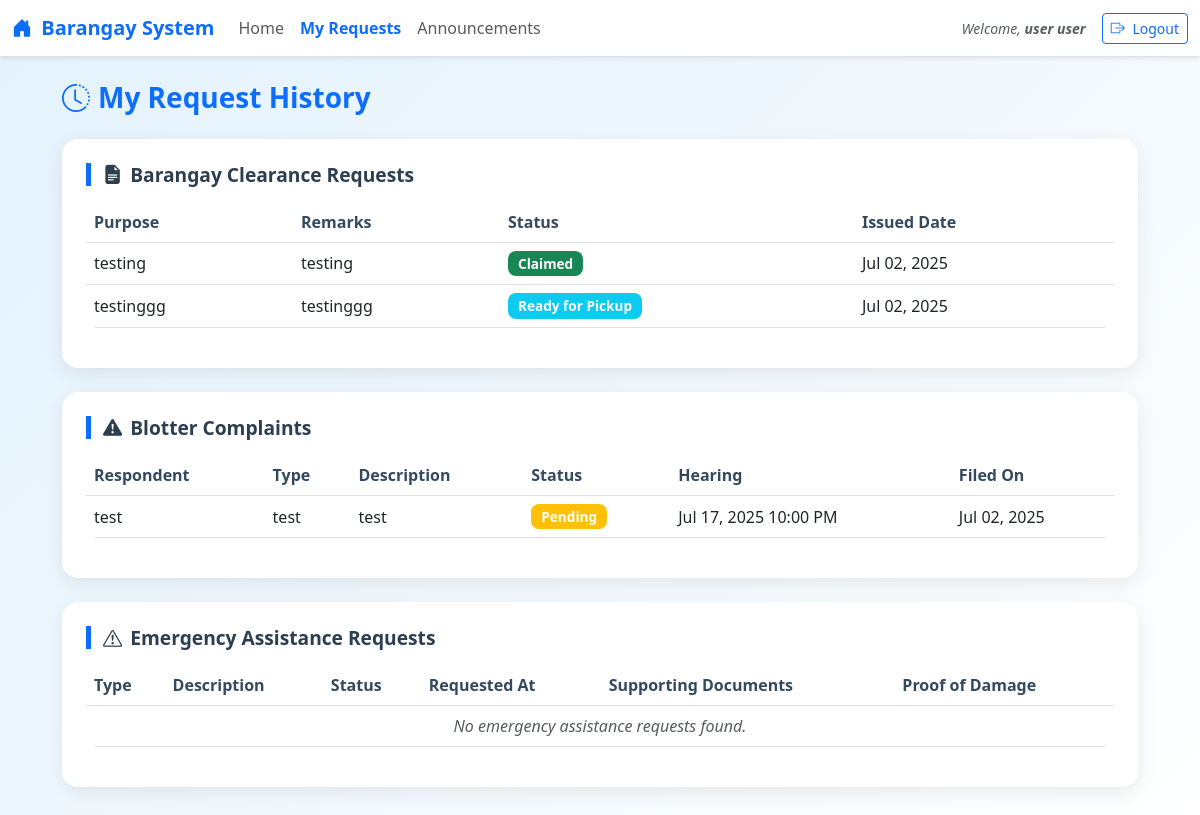
The page /resident_requests.php (signed in) on the database as committed earlier.
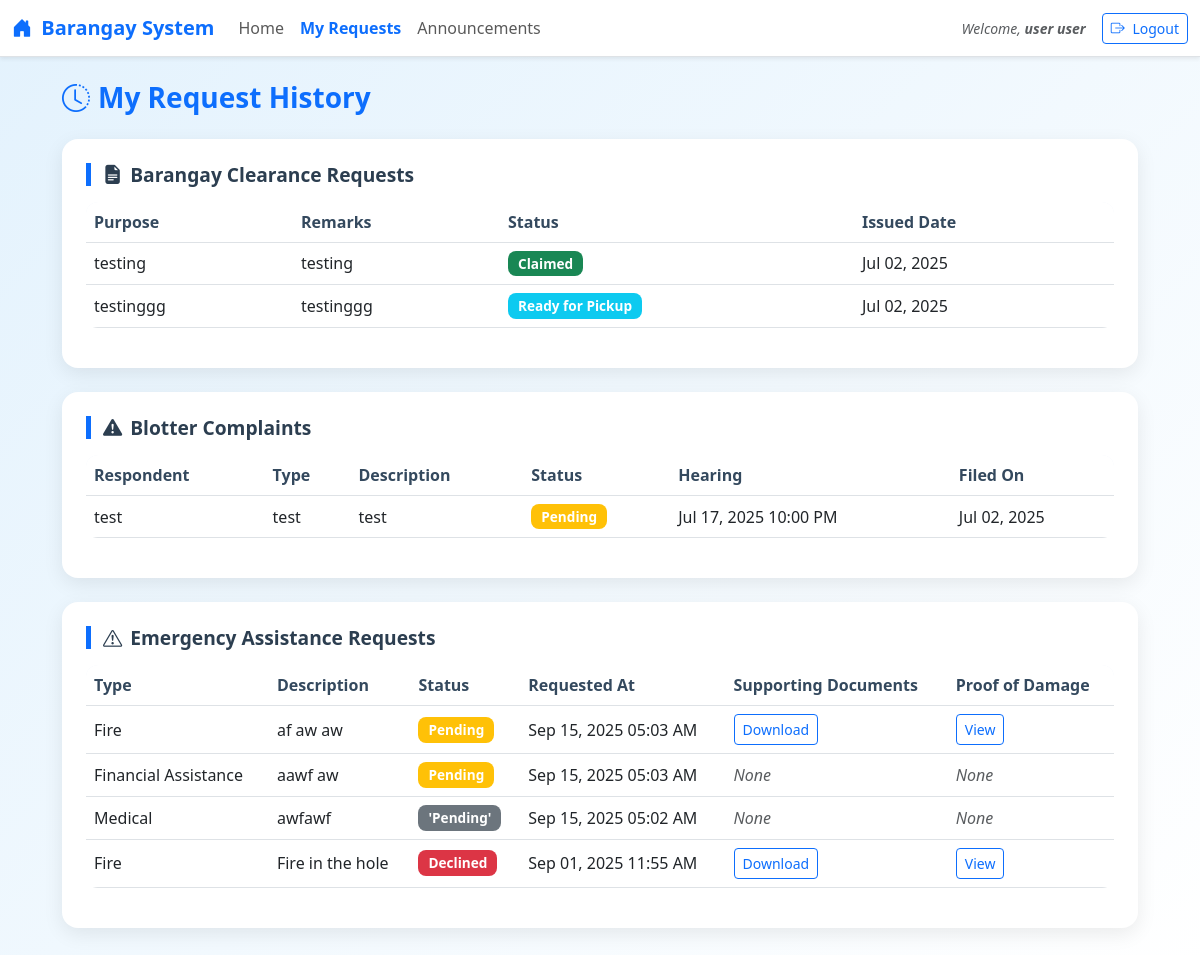
The same page on the database as committed later.
### tables this page shows
CREATE TABLE `clearances` (
  `id` int(11) NOT NULL,
  `resident_id` int(11) DEFAULT NULL,
  `purpose` varchar(255) NOT NULL,
  `issued_date` date DEFAULT curdate(),
  `official_in_charge` varchar(100) DEFAULT NULL,
  `remarks` text DEFAULT NULL,
  `status` enum('Pending','Ready for Pickup','Claimed') DEFAULT 'Pending'
);

CREATE TABLE `blotters` (
  `id` int(11) NOT NULL,
  `complainant` varchar(100) NOT NULL,
  `respondent` varchar(100) DEFAULT NULL,
  `incident_type` varchar(100) DEFAULT NULL,
  `incident_location` text DEFAULT NULL,
  `incident_datetime` datetime DEFAULT NULL,
  `description` text DEFAULT NULL,
  `status` enum('Pending','Settled','Dismissed') DEFAULT 'Pending',
  `schedule_datetime` datetime DEFAULT NULL,
  `created_at` timestamp NOT NULL DEFAULT current_timestamp()
);

CREATE TABLE `assistance_requests` (
  `id` int(11) NOT NULL,
  `fullname` text NOT NULL,
  `address` text NOT NULL,
  `contact` text NOT NULL,
  `email` text NOT NULL,
  `birth_date` date NOT NULL,
  `gender` text NOT NULL,
  `civil_status` text NOT NULL,
  `occupation` text NOT NULL,
  `number_of_dependents` int(11) NOT NULL,
  `emergency_type` text NOT NULL,
  `emergency_description` longtext NOT NULL,
  `requested_at` timestamp NOT NULL DEFAULT current_timestamp() ON UPDATE current_timestamp(),
  `supporting_documents` blob DEFAULT NULL,
  `proof_of_damage` blob DEFAULT NULL,
  `status` text NOT NULL DEFAULT 'Pending',
  `user_id` int(11) NOT NULL
);

### resident_requests.php (the view, shortened to what the changed rows need)
<?php
include 'config.php';
$resident_id = $_SESSION['resident_id'];
$user_id = $_SESSION['user_id'];
$full_name = $_SESSION['name'];
$clearances = $conn->query("SELECT * FROM clearances WHERE resident_id = $resident_id ORDER BY issued_date DESC");
$blotters = $conn->query("SELECT * FROM blotters WHERE complainant = '$full_name' ORDER BY created_at DESC");
$assistance_requests = $conn->query("SELECT * FROM assistance_requests WHERE user_id = '$user_id' ORDER BY requested_at DESC");
?>
<!DOCTYPE html>
<html lang="en">
<head>
    <link rel="stylesheet" href="https://cdn.jsdelivr.net/npm/bootstrap@5.3.0/dist/css/bootstrap.min.css">
    <link rel="stylesheet" href="https://cdn.jsdelivr.net/npm/bootstrap-icons@1.10.5/font/bootstrap-icons.css">
</head>
<body>
<?php include 'navbar.php'; ?>
<div class="container py-4">
    <div class="card p-4 mb-4">
        <div class="table-responsive">
            <table class="table table-hover align-middle">
                <thead>
                    <tr>
                        <th>Purpose</th>
                        <th>Remarks</th>
                        <th>Status</th>
                        <th>Issued Date</th>
                    </tr>
                </thead>
                <tbody>
                    <?php if ($clearances->num_rows > 0): ?>
                        <?php while ($c = $clearances->fetch_assoc()): ?>
                        <tr>
                            <td><?= htmlspecialchars($c['purpose']) ?></td>
                            <td><?= htmlspecialchars($c['remarks']) ?></td>
                            <td>
                                <span class="badge bg-<?=
                                    $c['status'] === 'Pending' ? 'warning' :
                                    ($c['status'] === 'Ready for Pickup' ? 'info' : 'success') ?>">
                                    <?= $c['status'] ?>
                                </span>
                            </td>
                            <td><?= date('M d, Y', strtotime($c['issued_date'])) ?></td>
                        </tr>
                        <?php endwhile ?>
                    <?php else: ?>
                        <tr><td colspan="4" class="text-center text-muted">No clearance requests found.</td></tr>
                    <?php endif ?>
                </tbody>
            </table>
        </div>
    </div>
    <div class="card p-4 mb-4">
        <div class="table-responsive">
            <table class="table table-hover align-middle">
                <thead>
                    <tr>
                        <th>Respondent</th>
                        <th>Type</th>
                        <th>Description</th>
                        <th>Status</th>
                        <th>Hearing</th>
                        <th>Filed On</th>
                    </tr>
                </thead>
                <tbody>
                    <?php if ($blotters->num_rows > 0): ?>
                        <?php while ($b = $blotters->fetch_assoc()): ?>
                        <tr>
                            <td><?= htmlspecialchars($b['respondent']) ?></td>
                            <td><?= htmlspecialchars($b['incident_type']) ?></td>
                            <td><?= htmlspecialchars($b['description']) ?></td>
                            <td>
                                <span class="badge bg-<?=
                                    $b['status'] === 'Pending' ? 'warning' :
                                    ($b['status'] === 'Settled' ? 'success' :
                                    ($b['status'] === 'Dismissed' ? 'danger' : 'secondary')) ?>">
                                    <?= $b['status'] ?>
                                </span>
                            </td>
                            <td>
                                <?= !empty($b['schedule_datetime'])
                                    ? date('M d, Y h:i A', strtotime($b['schedule_datetime']))
                                    : '<span class="text-muted">Not Scheduled</span>' ?>
                            </td>
                            <td><?= date('M d, Y', strtotime($b['created_at'])) ?></td>
                        </tr>
                        <?php endwhile ?>
                    <?php else: ?>
                        <tr><td colspan="6" class="text-center text-muted">No blotter complaints filed.</td></tr>
                    <?php endif ?>
                </tbody>
            </table>
        </div>
    </div>
    <div class="card p-4 mb-4">
        <div class="table-responsive">
            <table class="table table-hover align-middle">
                <thead>
                    <tr>
                        <th>Type</th>
                        <th>Description</th>
                        <th>Status</th>
                        <th>Requested At</th>
                        <th>Supporting Documents</th>
                        <th>Proof of Damage</th>
                    </tr>
                </thead>
                <tbody>
                    <?php if ($assistance_requests->num_rows > 0): ?>
                        <?php while ($a = $assistance_requests->fetch_assoc()): ?>
                        <tr>
                            <td><?= htmlspecialchars($a['emergency_type']) ?></td>
                            <td><?= htmlspecialchars($a['emergency_description']) ?></td>
                            <td>
                                <span class="badge bg-<?php
                                    if (($a['status'] ?? 'Pending') === 'Pending') echo 'warning';
                                    else if (($a['status'] ?? '') === 'Approved') echo 'success';
                                    else if (($a['status'] ?? '') === 'Declined') echo 'danger';
                                    else echo 'secondary';
                                ?>">
                                    <?= htmlspecialchars($a['status'] ?? 'Pending') ?>
                                </span>
                            </td>
                            <td><?= date('M d, Y h:i A', strtotime($a['requested_at'])) ?></td>
                            <td>
                                <?php if (!empty($a['supporting_documents'])): ?>
                                    <a href="download.php?type=document&id=<?= $a['id'] ?>" class="btn btn-sm btn-outline-primary">Download</a>
                                <?php else: ?>
                                    <span class="text-muted">None</span>
                                <?php endif; ?>
                            </td>
                            <td>
                                <?php if (!empty($a['proof_of_damage'])): ?>
                                    <a href="download.php?type=image&id=<?= $a['id'] ?>" class="btn btn-sm btn-outline-primary">View</a>
                                <?php else: ?>
                                    <span class="text-muted">None</span>
                                <?php endif; ?>
                            </td>
                        </tr>
                        <?php endwhile ?>
                    <?php else: ?>
                        <tr><td colspan="6" class="text-center text-muted">No emergency assistance requests found.</td></tr>
                    <?php endif ?>
                </tbody>
            </table>
        </div>
    </div>
</div>
</body>
</html>

Rows that differ between the two databases and show on the page:
added assistance_requests: emergency_type "Fire", emergency_description "af aw aw", status "Pending", requested_at "Sep 15, 2025 05:03 AM"
added assistance_requests: emergency_type "Financial Assistance", emergency_description "aawf aw", status "Pending", requested_at "Sep 15, 2025 05:03 AM", shows "None"
added assistance_requests: emergency_type "Medical", emergency_description "awfawf", status "'Pending'", requested_at "Sep 15, 2025 05:02 AM", shows "None"
added assistance_requests: emergency_type "Fire", emergency_description "Fire in the hole", status "Declined", requested_at "Sep 01, 2025 11:55 AM"
Other text that changed with them:
text no longer shown: "No emergency assistance requests found."
